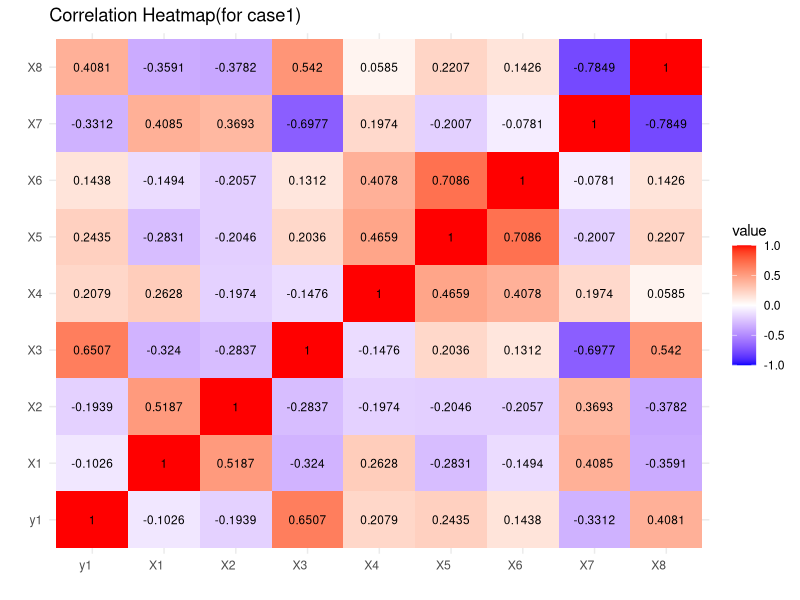
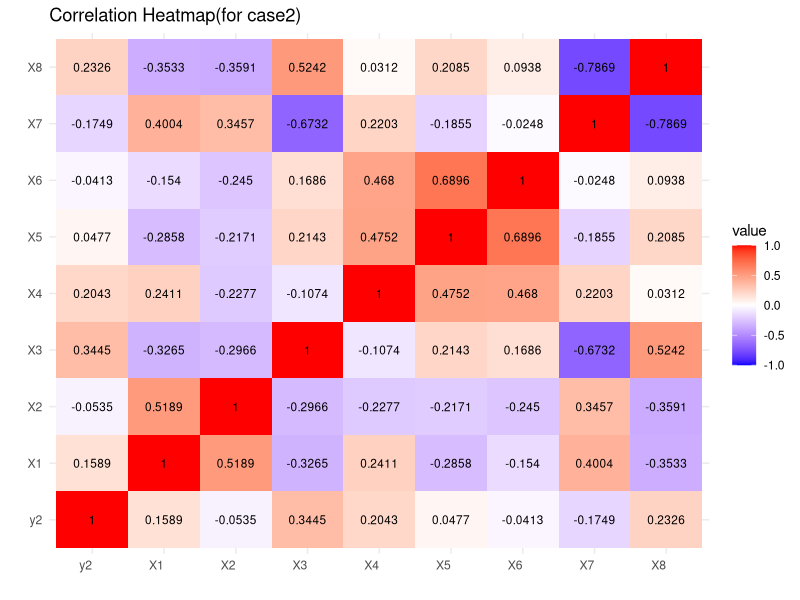
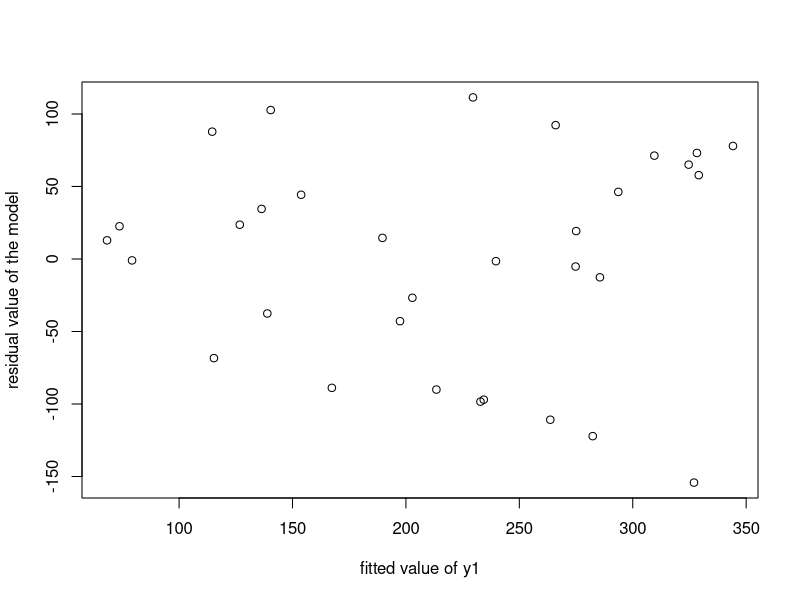
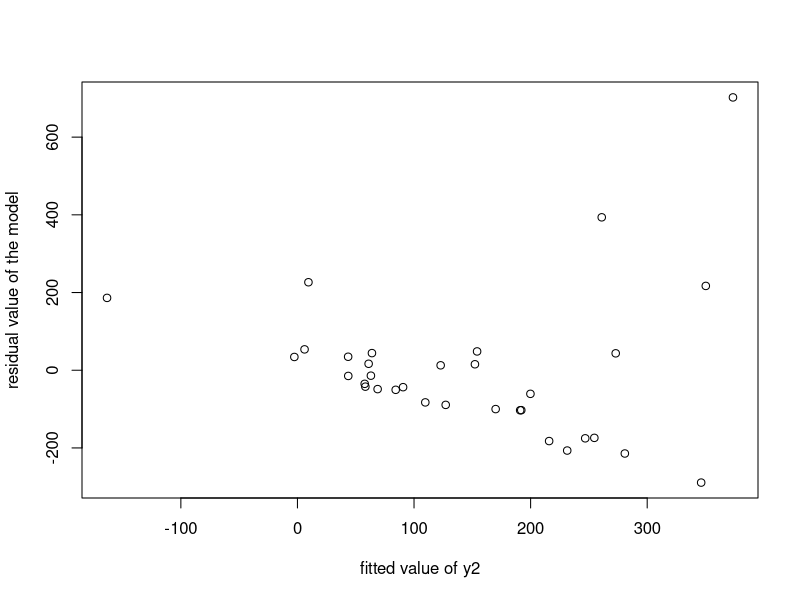

Write the R code that produced these figures, in order.
rm(list=ls())
reg.data=read.csv("regression_data.csv")
reg.data=na.omit(reg.data)
attach(reg.data)
reg.data

y1=Rate_IPC;y2=Rate_SLL
X1=UER_rural;X2=UER_urban;X3=log(GDP);X4=log(NSDP);X5=CPI_gen;X6=abs(CPI_food)
new_data=data.frame(y1,y2,X1,X2,X3,X4,X5,X6,X7,X8);new_data

#	===================== 
#      Influencial points
#	=====================

m1=lm(y1~X1+X2+X3+X4+X5+X6+X7+X8,data=new_data);m1;summary(m1)		# check for model fit in case1
m2=lm(y2~X1+X2+X3+X4+X5+X6+X7+X8,data=new_data);m2;summary(m2)		# check for model fit in case2

##### in_between calculations are done in minitab #####

#correction of IPC data model (deleting influencial point)
new_data2= new_data[-c(31),-2];new_data2					# omit 31st obs.
new_m1=lm(y1~X1+X2+X3+X4+X5+X6+X7+X8,data=new_data2);new_m1;summary(new_m1)

#	===================== 
#	  Multicollinearity 
#	=====================
library(ggplot2)
library(reshape2) # for melt function
library(car)	# for vif

cor_matrix1=cor(new_data2);cor_matrix1	# Calculate correlation matrix
cor_df1=melt(cor_matrix1)				# Convert correlation matrix to long format
heatmap_plot1=ggplot(cor_df1,aes(Var1,Var2,fill=value,label=round(value,4)))+
		   geom_tile()+geom_text(color="black",size=3)+				 # Add correlation values
 		   scale_fill_gradient2(low="blue",mid="white",high="red",
		     midpoint=0,limits=c(-1, 1))+						 # color & scale
		   labs(title="Correlation Heatmap(for case1)",x ="",y ="")+ 	 # Labels
  		   theme_minimal()+								 # Theme options
  		   theme(axis.text.x=element_text(angle=0,hjust=1)) 	 # Rotate x-axis labels
print(heatmap_plot1)

cor_matrix2=cor(new_data[,-1]);cor_matrix2	# Calculate correlation matrix
cor_df2=melt(cor_matrix2)				# Convert correlation matrix to long format
heatmap_plot2=ggplot(cor_df2,aes(Var1,Var2,fill=value,label=round(value,4)))+
		   geom_tile()+geom_text(color="black",size=3)+				 # Add correlation values
 		   scale_fill_gradient2(low="blue",mid="white",high="red",
		     midpoint=0,limits=c(-1, 1))+						 # color & scale
		   labs(title="Correlation Heatmap(for case2)",x ="",y ="")+ 	 # Labels
  		   theme_minimal()+								 # Theme options
  		   theme(axis.text.x=element_text(angle=0,hjust=1)) 	 # Rotate x-axis labels
print(heatmap_plot2)

model_1=new_m1;model_2=m2
vif(model_1)				# collinearity for case1
vif(model_2)				# collinearity for case2

#	===================== 
#      Heteroscedasticity
#	=====================
plot(fitted(model_1),model_1$resid,ylab="residual value of the model",xlab="fitted value of y1")
plot(fitted(model_2),model_2$resid,ylab="residual value of the model",xlab="fitted value of y2")
# no pattern found.. we till proceed for testing to reconfirm it

# =========== case 1 ================
m2=lm(y1~X1+X2+X3+X4+X5+X6+X7+X8)
ui=abs(m2$resid);ui

# variable x1
x=X1
x1=1/x					# delta2= -1
model1=summary(lm(ui~x1));model1
x2=1/sqrt(x)				# delta2= -1/2
model2=summary(lm(ui~x2));model2				
x3=sqrt(x)					# delta2= 1/2
model3=summary(lm(ui~x3));model3
x4=x						# delta2= 1
model4=summary(lm(ui~x4));model4

##none of the value is significant

# variable x2
x=X2
x1=1/x					# delta2= -1
model1=summary(lm(ui~x1));model1
x2=1/sqrt(x)				# delta2= -1/2
model2=summary(lm(ui~x2));model2				
x3=sqrt(x)					# delta2= 1/2
model3=summary(lm(ui~x3));model3
x4=x						# delta2= 1
model4=summary(lm(ui~x4));model4

model.1=summary(lm(y1[1:11]~x4[1:11]));model.1		# Goldfeldt-Quant test
rss1=181
model.2=summary(lm(y1[23:33]~x4[23:33]));model.2
rss2=382.2
F=rss2/rss1;F;qf(.95,9,9)	# hypothesis rejected

# variable x3
x=X3
x1=1/x					# delta2= -1
model1=summary(lm(ui~x1));model1
x2=1/sqrt(x)				# delta2= -1/2
model2=summary(lm(ui~x2));model2				
x3=sqrt(x)					# delta2= 1/2
model3=summary(lm(ui~x3));model3
x4=x						# delta2= 1
model4=summary(lm(ui~x4));model4

##none of the value is significant

# variable x4
x=X4
x1=1/x					# delta2= -1
model1=summary(lm(ui~x1));model1
x2=1/sqrt(x)				# delta2= -1/2
model2=summary(lm(ui~x2));model2				
x3=sqrt(x)					# delta2= 1/2
model3=summary(lm(ui~x3));model3
x4=x						# delta2= 1
model4=summary(lm(ui~x4));model4

##none of the value is significant

# variable x5
x=X5
x1=1/x					# delta2= -1
model1=summary(lm(ui~x1));model1
x2=1/sqrt(x)				# delta2= -1/2
model2=summary(lm(ui~x2));model2				
x3=sqrt(x)					# delta2= 1/2
model3=summary(lm(ui~x3));model3
x4=x						# delta2= 1
model4=summary(lm(ui~x4));model4

##none of the value is significant

# variable x6
x=X6
x1=1/x					# delta2= -1
model1=summary(lm(ui~x1));model1
x2=1/sqrt(x)				# delta2= -1/2
model2=summary(lm(ui~x2));model2				
x3=sqrt(x)					# delta2= 1/2
model3=summary(lm(ui~x3));model3
x4=x						# delta2= 1
model4=summary(lm(ui~x4));model4

model.1=summary(lm(y1[1:11]~x4[1:11]));model.1		# Goldfeldt-Quant test
rss1=103.3
model.2=summary(lm(y1[23:33]~x4[23:33]));model.2
rss2=304.5
F=rss2/rss1;F;qf(.95,9,9)		# hypothesis rejected

# variable X7 and X8 are binary... so not checked for Glejser test

# =========== case 2 ================
m2=lm(y2~X1+X2+X3+X4+X5+X6+X7+X8)
ui=abs(m2$resid);ui

# variable x1
x=X1
x1=1/x					# delta2= -1
model1=summary(lm(ui~x1));model1
x2=1/sqrt(x)				# delta2= -1/2
model2=summary(lm(ui~x2));model2				
x3=sqrt(x)					# delta2= 1/2
model3=summary(lm(ui~x3));model3
x4=x						# delta2= 1
model4=summary(lm(ui~x4));model4

##none of the value is significant

# variable x2
x=X2
x1=1/x					# delta2= -1
model1=summary(lm(ui~x1));model1
x2=1/sqrt(x)				# delta2= -1/2
model2=summary(lm(ui~x2));model2				
x3=sqrt(x)					# delta2= 1/2
model3=summary(lm(ui~x3));model3
x4=x						# delta2= 1
model4=summary(lm(ui~x4));model4

##none of the value is significant

# variable x3
x=X3
x1=1/x					# delta2= -1
model1=summary(lm(ui~x1));model1
x2=1/sqrt(x)				# delta2= -1/2
model2=summary(lm(ui~x2));model2				
x3=sqrt(x)					# delta2= 1/2
model3=summary(lm(ui~x3));model3
x4=x						# delta2= 1
model4=summary(lm(ui~x4));model4

##none of the value is significant

# variable x4
x=X4
x1=1/x					# delta2= -1
model1=summary(lm(ui~x1));model1
x2=1/sqrt(x)				# delta2= -1/2
model2=summary(lm(ui~x2));model2				
x3=sqrt(x)					# delta2= 1/2
model3=summary(lm(ui~x3));model3
x4=x						# delta2= 1
model4=summary(lm(ui~x4));model4

##none of the value is significant

# variable x2
x=X2
x1=1/x					# delta2= -1
model1=summary(lm(ui~x1));model1
x2=1/sqrt(x)				# delta2= -1/2
model2=summary(lm(ui~x2));model2				
x3=sqrt(x)					# delta2= 1/2
model3=summary(lm(ui~x3));model3
x4=x						# delta2= 1
model4=summary(lm(ui~x4));model4

##none of the value is significant

# variable x3
x=X3
x1=1/x					# delta2= -1
model1=summary(lm(ui~x1));model1
x2=1/sqrt(x)				# delta2= -1/2
model2=summary(lm(ui~x2));model2				
x3=sqrt(x)					# delta2= 1/2
model3=summary(lm(ui~x3));model3
x4=x						# delta2= 1
model4=summary(lm(ui~x4));model4

##none of the value is significant

# variable x4
x=X4
x1=1/x					# delta2= -1
model1=summary(lm(ui~x1));model1
x2=1/sqrt(x)				# delta2= -1/2
model2=summary(lm(ui~x2));model2				
x3=sqrt(x)					# delta2= 1/2
model3=summary(lm(ui~x3));model3
x4=x						# delta2= 1
model4=summary(lm(ui~x4));model4

##none of the value is significant

# variable x5
x=X5
x1=1/x					# delta2= -1
model1=summary(lm(ui~x1));model1
x2=1/sqrt(x)				# delta2= -1/2
model2=summary(lm(ui~x2));model2				
x3=sqrt(x)					# delta2= 1/2
model3=summary(lm(ui~x3));model3
x4=x						# delta2= 1
model4=summary(lm(ui~x4));model4

##none of the value is significant

# variable x6
x=X6
x1=1/x					# delta2= -1
model1=summary(lm(ui~x1));model1
x2=1/sqrt(x)				# delta2= -1/2
model2=summary(lm(ui~x2));model2				
x3=sqrt(x)					# delta2= 1/2
model3=summary(lm(ui~x3));model3
x4=x						# delta2= 1
model4=summary(lm(ui~x4));model4

##none of the value is significant
